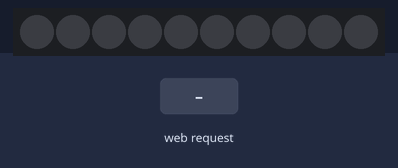
Recording of a sketch running on a simulated ESP8266 (NodeMCU). Shown: 10 RGB LEDs in strip order, left to right. The inputs (shaded band) are chosen by the test bench. Dim RGB values are drawn brighter than linear; WiFi joins after 1.5 s; servers stay silent unless stated; what the sketch prints to the serial monitor is not drawn.

Above: at 2.7 s.
2.8 s: HTTP request GET /movement?state=forward received
At 2.81 s:
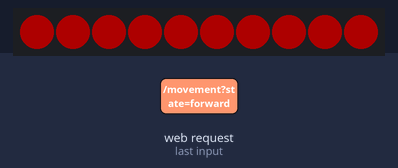
4.3 s: HTTP request GET /movement?state=backward received
At 4.31 s:
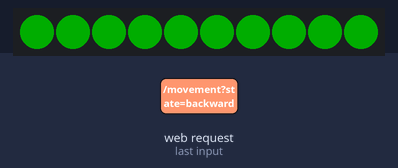
5.8 s: HTTP request GET /movement?state=left received
At 5.81 s:
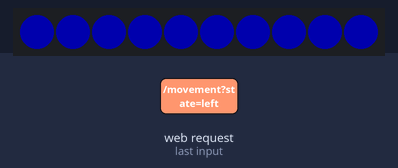
7.3 s: HTTP request GET /movement?state=right received
At 7.31 s:
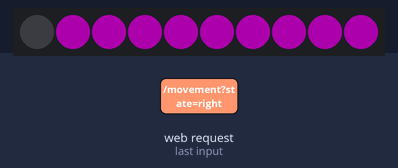
Timing chart, 0 to 9.8 s (numbered marks = the images above; inputs shaded):
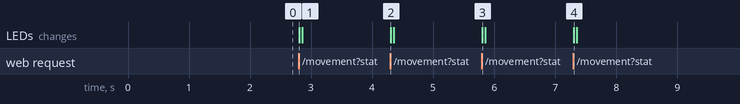

The sketch:

robot_control.ino
```cpp
/* Include libraries */
#include <Adafruit_NeoPixel.h>                                                        // Library for working with RGB LEDs
#include <ESP8266WiFi.h>                                                              // Library for connecting HDK to the WiFi network.
#include <ESP8266WebServer.h>                                                         // Library that helps the HDK to act as a web server.

/* Define Macros */
const char* ssid = "WIFI SSID";                                                      // WiFi credentials of the network.
const char* password = "WIFI PASSWORD";

/* Define pins */
#define PIN 12

/* Declare instances */
ESP8266WebServer server(80);                                                          // Create a Web Server instance with HTTP port number 80.

/* Define global variables & constants */
uint32_t color0;
uint32_t color1;
uint32_t color2;
uint32_t color3;
uint32_t color4;

Adafruit_NeoPixel strip = Adafruit_NeoPixel(10, PIN, NEO_GRB + NEO_KHZ800);           // Defining RGB LED strip.

/* Function to display different patterns and colors */
void forward()
{
 for(int i=0;i<10;i++){
    strip.setPixelColor(i, color1); // set the color of strip
    strip.show(); // This sends the updated pixel color to the hardware.
  }
  delay(50);
  for(int i=0;i<10;i++){
    strip.setPixelColor(i, color0);
    strip.show(); // This sends the updated pixel color to the hardware.
  }
  delay(50);
}

void backward()
{
 for(int i=0;i<10;i++){
    strip.setPixelColor(i, color2);
    strip.show(); // This sends the updated pixel color to the hardware.
  }
  delay(50);
  for(int i=0;i<10;i++){
    strip.setPixelColor(i, color0);
    strip.show(); // This sends the updated pixel color to the hardware.
  }
  delay(50);
}

void left()
{
  for(int i=0;i<10;i++){
    strip.setPixelColor(i, color3);
    strip.show(); // This sends the updated pixel color to the hardware.
  }
   delay(50);
  for(int i=0;i<10;i++){
    strip.setPixelColor(i, color0);
    strip.show(); // This sends the updated pixel color to the hardware.
  }
  delay(50);
}
void right()
{
  for(int i=10;i>0;i--){
    strip.setPixelColor(i, color4);
    strip.show(); // This sends the updated pixel color to the hardware.
  }
  delay(50);
  for(int i=0;i<10;i++){
    strip.setPixelColor(i, color0);
    strip.show(); // This sends the updated pixel color to the hardware.
  }
  delay(50);
}


/* Function to handle undefined requests */
void handleNotFound() {
  server.send(200, "text/plain", "Not Found");                                        // Send a message "Not Found" in case of undefined requests.
}

/* Function to handle the "/light" request and turn ON the appropriate light or pattern */
void movement()
{
  if (server.arg("state") == "forward") {                                           // If the argument of incoming request isforward, then display respective pattern.
    Serial.println(F("Request is for forward "));                                  // Indication in Serial Monitor.
    server.send(200, "text/plain", "move forward");                               // Message to the Client that the light is ON.
    forward();                                                                   // Function call to show the pattern.
  }
  else if (server.arg("state") == "backward") {
    Serial.println(F("Request is for backward "));
    server.send(200, "text/plain", "move backward");
    backward();
  }
   else if (server.arg("state") == "left") {
    Serial.println(F("Request is for left "));
    server.send(200, "text/plain", "move left");
    left();
  }
   else if (server.arg("state") == "right") {
    Serial.println(F("Request is for right "));
    server.send(200, "text/plain", "move right");
    right();
  }
}

/* Function to connect to a WiFi network */
void setup_wifi() {
  delay(10);
  Serial.println();
  Serial.print("Connecting to ");
  Serial.println(ssid);

  WiFi.begin(ssid, password);                                                         // Start connecting to the WiFi network.

  while (WiFi.status() != WL_CONNECTED) {                                             // Wait until the connection is successful.
    delay(500);
    Serial.print(".");
  }
  Serial.println("");
  Serial.println("WiFi connected");

  Serial.print("Use this URL to connect to this server: ");
  Serial.print("http://");
  Serial.print(WiFi.localIP());                                                       // Display the IP address on the Serial Monitor to access the Lights.
  Serial.println("/");
}

/* Setup code - Runs once */
void setup() {
  Serial.begin(115200);
  strip.begin();                                                                      // To intialize the Strip.
  strip.show();                                                                       // Function to push colour on to the pixels. Here it is to turn off all pixels initially.

  strip.setBrightness(50);                                                           // Function to set the brightness of the Pixels.

  /* strip.Color returns an integer according to a spcific color set in its arguements */
  color0 = strip.Color(0, 0, 0);
  color1 = strip.Color(255, 0, 0);
  color2 = strip.Color(0, 255, 0);
  color3 = strip.Color(0, 0, 255);
  color4 = strip.Color(255, 0, 255);
  server.begin();                                                                     // Start the Web Server on the HDK.
  Serial.println("Server started");

  setup_wifi();

  server.on("/movement", movement);                                                    // Method to execute/process client requests with the URL "/light"
  server.onNotFound(handleNotFound);                                                  // Method that executes for undefined requests.
}

void loop() {
  server.handleClient();                                                              // Method to listen to client requests
}
```

Measured:
- after the input at 2.8 s, the LEDs: change at once (image 1)
- after the input at 4.3 s, the LEDs: change at once (image 2)
- after the input at 5.8 s, the LEDs: change at once (image 3)
- after the input at 7.3 s, the LEDs: change at once (image 4)
